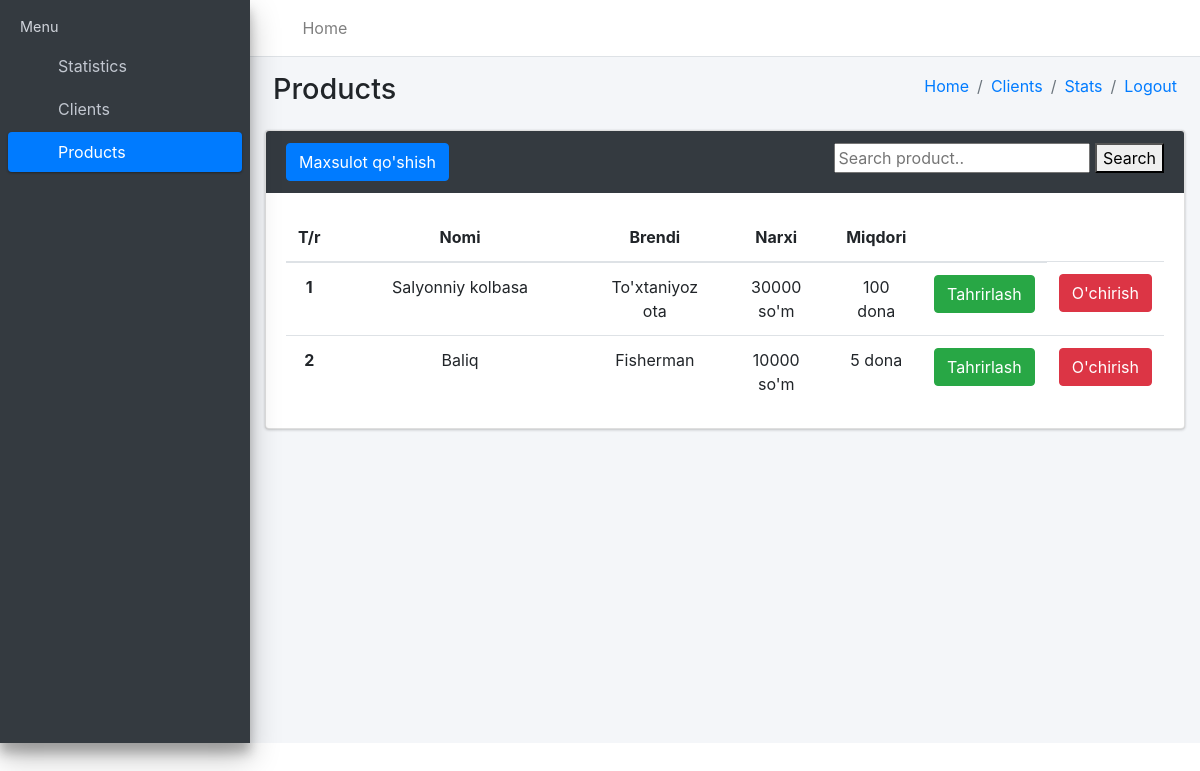
The page /mahsulotlar/ (signed in) on the database its author committed.
### asosiy/models.py (models this page shows, shortened)
class Mahsulot(models.Model):
    nom = models.CharField(max_length=50)
    brend = models.CharField(max_length=50)
    narx = models.IntegerField()
    son = models.IntegerField(validators=[MinValueValidator(1)])
    olchov = models.CharField(max_length=50,choices=(('dona','dona'),('kg','kg'),('litr','litr')))
    sana = models.DateField()
    omborxona = models.ForeignKey(Omborxona,on_delete=models.CASCADE)

### asosiy/views.py (the view, shortened to what this page needs)
# urls.py: path('mahsulotlar/',MahsulotlarView.as_view()),
class MahsulotlarView(View):
    def get(self, request):
        natija = Mahsulot.objects.filter(omborxona__user = request.user)
        qidiruv_sozi = request.GET.get('search')
        if qidiruv_sozi:
            natija = natija.filter(nom__contains=qidiruv_sozi)|natija.filter(brend__contains=qidiruv_sozi)
        content = {
            'mahsulotlar':natija,
            'omborxonas': Omborxona.objects.all()
        }
        return render(request,'products.html',content)

### templates/products.html (shortened to what this page needs)
<!DOCTYPE html>
<html lang="en">
<head>
    {% load static %}
  <link rel="stylesheet" href="{% static 'plugins/fontawesome-free/css/all.min.css' %}">
  <link rel="stylesheet" href="https://code.ionicframework.com/ionicons/2.0.1/css/ionicons.min.css">
  <link rel="stylesheet" href="{% static 'dist/css/adminlte.min.css' %}">
  <link rel="stylesheet" href="https://maxcdn.bootstrapcdn.com/bootstrap/4.5.2/css/bootstrap.min.css">
</head>
<body class="hold-transition sidebar-mini">
<div class="wrapper">
  <nav class="main-header navbar navbar-expand navbar-white navbar-light">
    <ul class="navbar-nav">
      <li class="nav-item">
        <a class="nav-link" data-widget="pushmenu" href="#" role="button"><i class="fas fa-bars"></i></a>
      </li>
      <li class="nav-item d-none d-sm-inline-block">
        <a href="/bulimlar/" class="nav-link">Home</a>
      </li>
    </ul>
  </nav>
  <aside class="main-sidebar sidebar-dark-primary elevation-4">
    <div class="sidebar">
      <nav class="mt-2">
        <ul class="nav nav-pills nav-sidebar flex-column" data-widget="treeview" role="menu" data-accordion="false">
          <li class="nav-header">Menu</li>
          <li class="nav-item">
            <a href="/stats/" class="nav-link">
              <i class="nav-icon far fa-circle text-warning"></i>
              <p>Statistics</p>
            </a>
          </li>
          <li class="nav-item">
            <a href="/clientlar/" class="nav-link">
              <i class="nav-icon far fa-circle text-danger"></i>
              <p class="text">Clients</p>
            </a>
          </li>
          <li class="nav-item">
            <a href="/mahsulotlar/" class="nav-link active">
              <i class="nav-icon far fa-circle text-info"></i>
              <p>Products</p>
            </a>
          </li>
        </ul>
      </nav>
    </div>
  </aside>
  <div class="content-wrapper">
    <div class="content-header">
      <div class="container-fluid">
        <div class="row mb-2">
          <div class="col-sm-6">
            <h1 class="m-0">Products</h1>
          </div>
          <div class="col-sm-6">
            <ol class="breadcrumb float-sm-right">
              <li class="breadcrumb-item"><a href="/bulimlar/">Home</a></li>
              <li class="breadcrumb-item active"><a href="/clientlar/">Clients</a></li>
                <li class="breadcrumb-item active"><a href="/stats/">Stats</a></li>
                <li class="breadcrumb-item"><a href="/logout/">Logout</a></li>
            </ol>
          </div>
        </div>
      </div>
    </div>
    <div class="col-md-12">
        <div class="card card-dark">
            <div class="card-header border-0">
                <div class="d-flex justify-content-between">
                  <button type="submit" class="btn btn-primary" data-toggle="modal" data-target="#myModal">Maxsulot qo'shish</button>
                <form method="get">
                    <input type="text" name="search" placeholder="Search product..">
                    <button type="submit">Search</button>
                </form>
                </div>
            </div>
            <div class="card-body">
                <table class="table" style="text-align: center;">
                    <thead>
                        <tr>
                            <th scope="col" style="width: 15px">T/r</th>
                            <th scope="col" style="width: 255px; text-align: center;">Nomi</th>
                            <th scope="col" style="text-align: center;">Brendi</th>
                            <th scope="col" style="text-align: center;">Narxi</th>
                            <th scope="col" style="text-align: center;">Miqdori</th>
                            <th scope="col" style="text-align: center;"></th>
                        </tr>
                    </thead>
                    <tbody>
                    {% for mahsulot in mahsulotlar %}
                        <tr>
                            <th scope="row">{{forloop.counter}}</th>
                            <td>{{mahsulot.nom}}</td>
                            <td>{{mahsulot.brend}}</td>
                            <td>{{mahsulot.narx}} so'm</td>
                            <td>{{mahsulot.son}} {{mahsulot.olchov}}</td>
                            <td><a href="/update_mahsulot/{{mahsulot.id}}/"><button type="submit" class="btn btn-success" data-toggle="modal">Tahrirlash</button></a></td>
                            <td><a href="/del_product/{{mahsulot.id}}/"><button type="submit" class="btn btn-danger" data-toggle="modal">O'chirish</button></td>
                        </tr>
                    {% endfor %}
                    </tbody>
                </table>
            </div>
        </div>
    </div>
</body>
</html>

### rows shown on the page
Mahsulot: nom "Salyonniy kolbasa", brend "To'xtaniyoz ota", narx "30000", son "100", olchov "dona"
Mahsulot: nom "Baliq", brend "Fisherman", narx "10000", son "5", olchov "dona"
